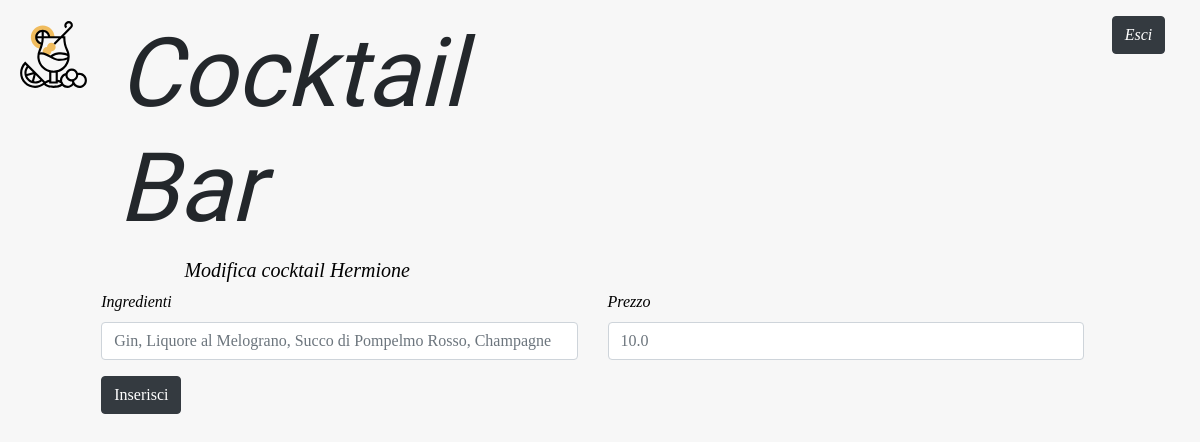
Page /modifica-cocktail/1/11/ on the earlier database version.
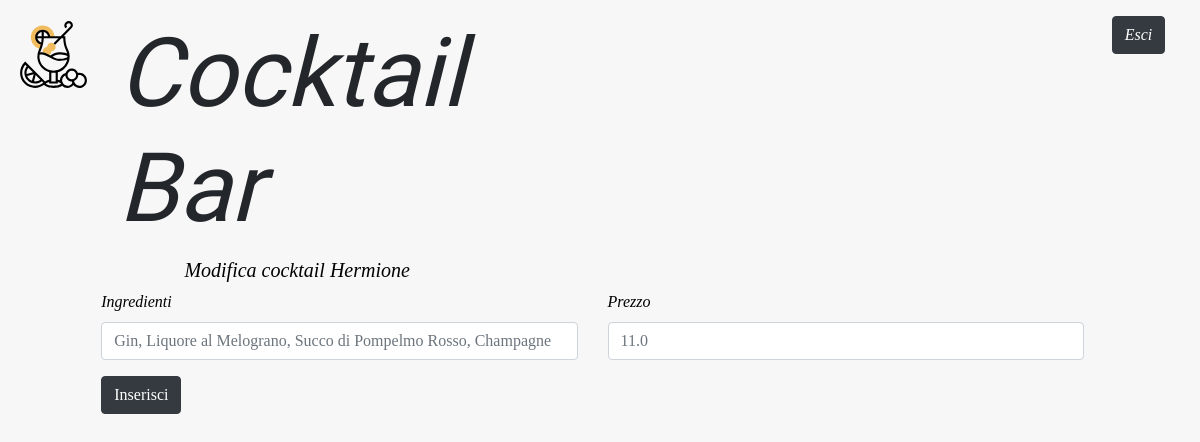
Same page on the later database version.
### bar/models.py (models this page shows, shortened)
class Cocktail(models.Model):
    id = models.BigAutoField(primary_key=True)
    nome = models.CharField(max_length=100)
    ingredienti = models.TextField()  # This field type is a guess.
    prezzo = models.FloatField()
    class Meta:
        db_table = 'Cocktail'

### bar/views.py (the view)
# urls.py: path('modifica-cocktail/<int:barista_id>/<int:cocktail_id>/', views.goToModificaCocktail, name='goToModificaCocktail'),
def goToModificaCocktail(request, barista_id, cocktail_id):
    c = Cocktail.objects.get(id=cocktail_id)
    context = {
        'cocktail': c,
        'barista_id': barista_id,
    }
    return render(request, 'bar/modifica-cocktail.html', context)

### bar/templates/bar/modifica-cocktail.html (shortened to what this page needs)
<!DOCTYPE html>
<html lang="it">
<head>
    {% load static %}
    <link rel="stylesheet" href="{% static 'bar/bootstrap/css/bootstrap.css' %}">
    <link rel="stylesheet" href="https://cdnjs.cloudflare.com/ajax/libs/font-awesome/4.7.0/css/font-awesome.min.css">
    <link rel="stylesheet" href="{% static 'bar/css/style.css' %}">
    <link rel="stylesheet" href="{% static 'bar/css/modifica-avvenuta.css' %}">
</head>
<body>
    <header>
        <div class="container-header mt-3">
            <div class="row m-1">
                <div class="col-1">
                    <img src="../../static/bar/imgs/cocktail.svg" alt="bicchiere da cocktail" class="logo-glass">
                </div>
                <div class="col-5">
                    <h1 class="title-header">Cocktail Bar</h1>
                </div>
                <div class="col-6">
                    <div class="row justify-content-end">
                        <div class="offset-8 col-2">
                            <a class="btn btn-dark" href="{% url 'logout' %}">Esci</a>
                        </div>
                    </div>
                </div>
            </div>
        </div>
    </header>
    <form method="post" action="{% url 'modifica-cocktail' barista_id cocktail.id %}">
        <div class="row justify-content-center">
            <div class="col-10">
                <div class="row justify-content-center">
                    <div class="col-10">
                        <h5>Modifica cocktail {{ cocktail.nome }}</h5>
                    </div>
                </div>
                <div class="row">
                    <div class="form-group col-6">
                        <label for="inputIngredienti">Ingredienti</label>
                        <input type="text" class="form-control" id="inputIngredienti" placeholder="{{cocktail.ingredienti}}" name="ingredienti">
                    </div>
                    <div class="form-group col-6">
                        <label for="inputPrezzo">Prezzo</label>
                        <input type="prezzo" class="form-control" id="inputPrezzo" placeholder="{{cocktail.prezzo}}" name="prezzo">
                    </div>
                </div>
                <div class="row">
                    <div class="col-6">
                        <button type="submit" class="btn btn-dark">Inserisci</button>
                    </div>
                </div>
            </div>
        </div>
    </form>
</body>
</html>

Differences in the rows shown:
changed Cocktail "Hermione": prezzo "10.0" → "11.0"
